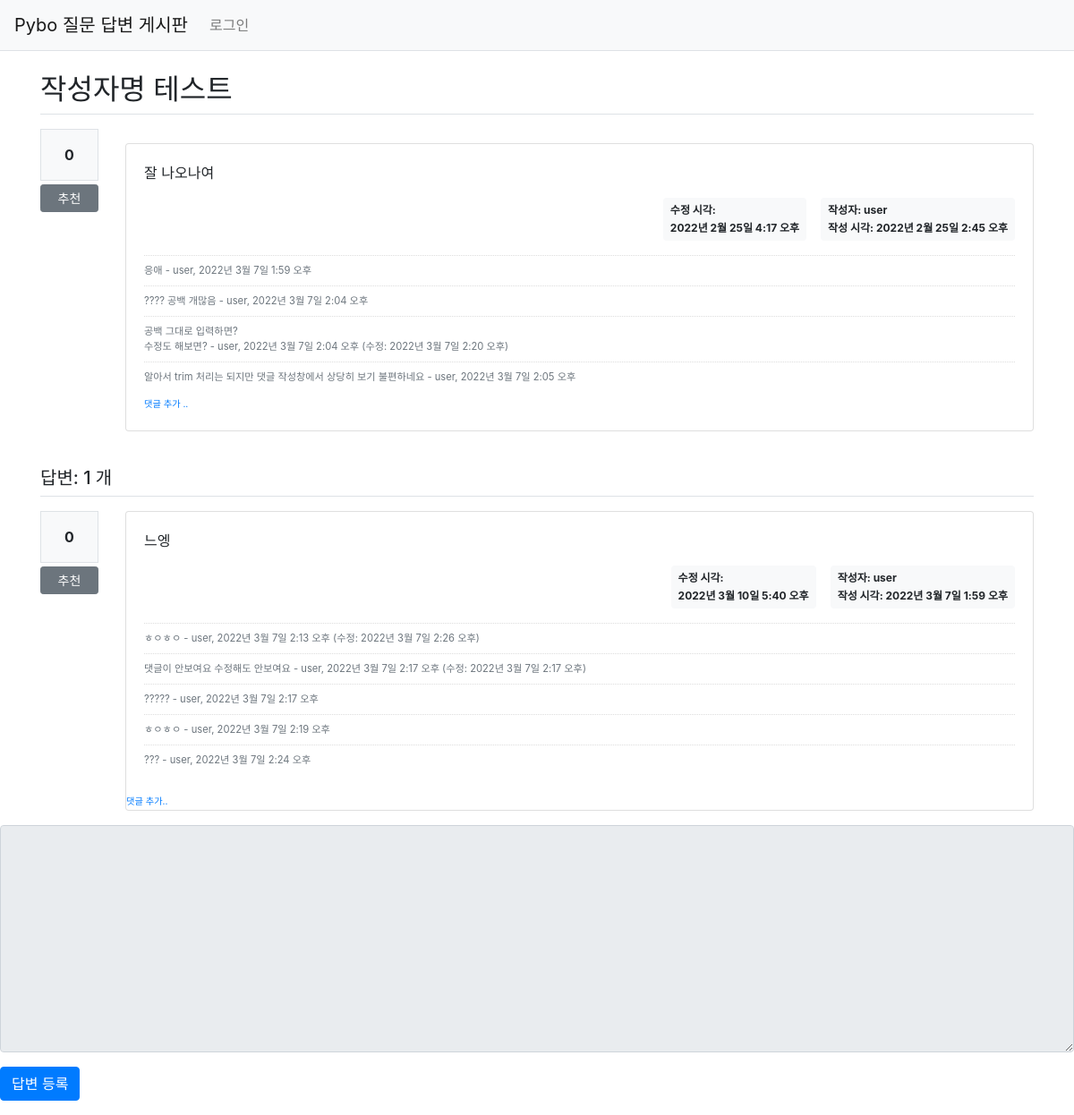
Page /pybo/305/ on the committed database.
### pybo/models.py (models this page shows, shortened)
class Question(models.Model):
    author = models.ForeignKey(User, on_delete=models.CASCADE, null=True, related_name='question_author')
    subject = models.CharField(max_length=200)  # 질문 제목
    content = models.TextField()  # 질문 내용
    create_date = models.DateTimeField()  # 게시글 작성 시각
    modify_date = models.DateTimeField(null=True, blank=True)  # 최종 수정 시각. 수정 안해서 null값을 가질 수 있으므로 이를 허용.
    voter = models.ManyToManyField(User, related_name='question_voter')  # 추천한 사람 필드 추가

class Comment(models.Model):
    author = models.ForeignKey(User, on_delete=models.CASCADE)  # 댓글 작성자
    content = models.TextField()  # 댓글 내용
    create_date = models.DateTimeField()  # 댓글 작성 시각
    modify_date = models.DateTimeField(null=True, blank=True)  # 수정 시각
    question = models.ForeignKey(Question, null=True, blank=True, on_delete=models.CASCADE)  # 이 댓글이 달린 질문
    answer = models.ForeignKey(Answer, null=True, blank=True, on_delete=models.CASCADE)  # 이 댓글이 달린 답변

class Answer(models.Model):
    author = models.ForeignKey(User, on_delete=models.CASCADE, related_name='answer_author')  # 답변 작성자
    question = models.ForeignKey(Question, on_delete=models.CASCADE)  # 답변을 달 질문 게시글 정보, 질문 게시글 삭제시 답변도 삭제.
    content = models.TextField()  # 답변 내용
    create_date = models.DateTimeField()  # 답변 게시글 작성 시각
    modify_date = models.DateTimeField(null=True, blank=True)  # 최종 수정 시각. 수정 안해서 null값을 가질 수 있으므로 이를 허용.
    voter = models.ManyToManyField(User, related_name='answer_voter')

### pybo/views/base_views.py (the view)
# urls.py: path('<int:question_id>/', base_views.detail, name='detail'),  # URL 별칭-->detail
def detail(request, question_id):
    question = get_object_or_404(Question, pk=question_id)
    context = {'question': question}
    return render(request, 'pybo/question_detail.html', context)

### pybo/templatetags/pybo_filter.py (called while the page is built)
@register.filter()
def mark(value):
    extensions = ['nl2br', 'fenced_code']
    return mark_safe(markdown.markdown(value, extensions=extensions))

### templates/pybo/question_detail.html (shortened to what this page needs)
{% extends 'base.html' %}
{% load pybo_filter %}
{% block content %}
    <div class="container my-3">
        <h2 class="border-bottom py-2">{{ question.subject }}</h2>
        <div class="row my-3">
            <div class="col-1">
                <div class="bg-light text-center p-3 border font-weight-bolder mb-1">
                    {{ question.voter.count }}
                </div>
                <a href="#" data-uri="{% url 'pybo:vote_question' question.id %}"
                   class="recommend btn btn-sm btn-secondary btn-block my-1">
                    추천
                </a>
            </div>
            <div class="col-11">
                <div class="card my-3">
                    <div class="card-body">
                        <div class="card-text">
                            {{ question.content|mark }}
                        </div>
                        <div class="d-flex justify-content-end">
                            {% if question.modify_date %}
                                <div class="badge badge-light p-2 text-left mx-3">
                                    <div class="mb-2">수정 시각:</div>
                                    <div>{{ question.modify_date }}</div>
                                </div>
                            {% endif %}
                            <div class="badge badge-light p-2 text-left">
                                <div class="mb-2">작성자: {{ question.author.username }}</div>
                                <div>작성 시각: {{ question.create_date }}</div>
                            </div>
                        </div>
                        {% if question.comment_set.count > 0 %}
                            <div class="mt-3">
                                {% for comment in question.comment_set.all %}
                                    <a name="{{ comment.id }}"/>
                                    <div class="comment py-2 text-muted">
                                        <span style="white-space: pre-line;">{{ comment.content }}</span>
                                        <span>
                                            - {{ comment.author }}, {{ comment.create_date }}
                                            {% if comment.modify_date %}
                                                (수정: {{ comment.modify_date }})
                                            {% endif %}
                                        </span>
                                    </div>
                                {% endfor %}
                            </div>
                        {% endif %}
                        <div>
                            <a href="{% url 'pybo:comment_create_question' question.id %}" class="small"><small>댓글 추가
                                ..</small></a>
                        </div>
                    </div>
                </div>
            </div>
        </div>
        <h5 class="border-bottom my-3 py-2">
            답변: {{ question.answer_set.count }} 개
        </h5>
        {% for answer in question.answer_set.all %}
            <div class="row my-3">
                <div class="col-1">
                    <div class="bg-light text-center p-3 border font-weight-bolder mb-1">
                        {{ answer.voter.count }}
                    </div>
                    <a href="#" data-uri="{% url 'pybo:vote_answer' answer.id %}"
                       class="recommend btn btn-sm btn-secondary btn-block my-1">
                        추천
                    </a>
                </div>
                <div class="col-11">
                    <div class="card">
                        <div class="card-body">
                            <div class="card-text">
                                {{ answer.content|mark }}
                            </div>
                            <div class="d-flex justify-content-end">
                                {% if answer.modify_date %}
                                    <div class="badge badge-light p-2 text-left mx-3">
                                        <div class="mb-2">수정 시각:</div>
                                        <div>{{ answer.modify_date }}</div>
                                    </div>
                                {% endif %}
                                <div class="badge badge-light p-2 text-left">
                                    <div class="mb-2">작성자: {{ answer.author.username }}</div>
                                    <div>작성 시각: {{ answer.create_date }}</div>
                                </div>
                            </div>
                            {% if answer.comment_set.count > 0 %}
                                <div class="mt-3">
                                    {% for comment in answer.comment_set.all %}
                                        <a name="comment_{{ comment.id }}"/>
                                        <div class="comment py-2 text-muted">
                                            <span style="white-space: pre-line;">{{ comment.content }}</span>
                                            <span>
                                        - {{ comment.author }}, {{ comment.create_date }}
                                                {% if comment.modify_date %}
                                                    (수정: {{ comment.modify_date }})
                                                {% endif %}
                                    </span>
                                        </div>
                                    {% endfor %}
                                </div>
                            {% endif %}
                        </div>
                        <a href="{% url 'pybo:comment_create_answer' answer.id %}"
                           class="small"><small>댓글 추가..</small></a>
                    </div>
                </div>
            </div>
            </div>
        {% endfor %}
    <form action="{% url 'pybo:answer_create' question.id %}" method="post" class="my-3">
        <div class="form-group">
                <textarea name="content" id="content"
                          {% if not user.is_authenticated %}disabled{% endif %}
                          class="form-control" rows="10"></textarea>
        </div>
        <input type="submit" value="답변 등록" class="btn btn-primary">
    </form>
{% endblock %}

### static/style.css (style rules this page uses)
.comment { border-top:dotted 1px #ddd; font-size:0.7em; }

### rows in the picture
Question: subject "작성자명 테스트", voter.count "0", content|mark "잘 나오나여", modify_date "2022년 2월 25일 4:17 오후", author.username "user", create_date "2022년 2월 25일 2:45 오후", answer_set.count "1"
Comment: content "응애", author "user", create_date "2022년 3월 7일 1:59 오후"
Comment: content "???? 공백 개많음", author "user", create_date "2022년 3월 7일 2:04 오후"
Comment: content "공백 그대로 입력하면? 수정도 해보면?", author "user", create_date "2022년 3월 7일 2:04 오후", modify_date "2022년 3월 7일 2:20 오후"
Comment: content "알아서 trim 처리는 되지만 댓글 작성창에서 상당히 보기 불편하네요", author "user", create_date "2022년 3월 7일 2:05 오후"
Answer: voter.count "0", content|mark "느엥", modify_date "2022년 3월 10일 5:40 오후", author.username "user", create_date "2022년 3월 7일 1:59 오후"
Comment: content "ㅎㅇㅎㅇ", author "user", create_date "2022년 3월 7일 2:13 오후", modify_date "2022년 3월 7일 2:26 오후"
Comment: content "댓글이 안보여요 수정해도 안보여요", author "user", create_date "2022년 3월 7일 2:17 오후", modify_date "2022년 3월 7일 2:17 오후"
Comment: content "?????", author "user", create_date "2022년 3월 7일 2:17 오후"
Comment: content "ㅎㅇㅎㅇ", author "user", create_date "2022년 3월 7일 2:19 오후"
Comment: content "???", author "user", create_date "2022년 3월 7일 2:24 오후"
